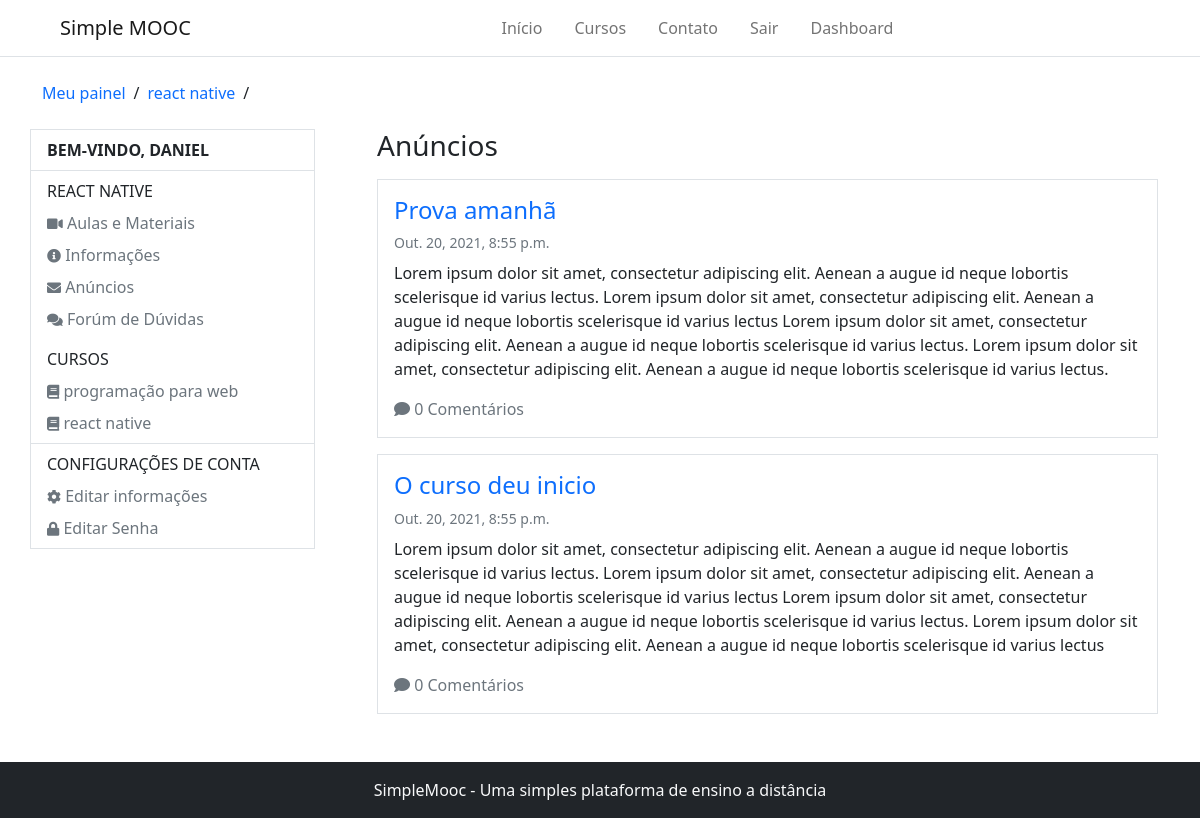
/accounts/course-adverts/react-native/ (signed in), run on the app's committed database.
### Courses/models.py (models this page shows, shortened)
class Course(models.Model):
    name_course = models.CharField(max_length=50, verbose_name='Nome do curso')
    slug_course = models.SlugField(verbose_name='Atalho', blank=True)
    description_course = models.CharField(max_length=255, verbose_name='Descrição do curso')
    about_course = models.TextField(verbose_name='Sobre o curso')
    image_course = models.ImageField(upload_to='course_img/%Y/%m/%d', verbose_name='Imagem', null=True, blank=True)
    created_at = models.DateTimeField(auto_now_add= True, verbose_name='Data de criação')
    update_at = models.DateTimeField(auto_now=True, verbose_name='Data de atualização')
    objects = CourseManager()
    def __str__(self):
        return self.name_course
    def course_adverts_url(self):
        return reverse('course-adverts', args=[self.slug_course])
    class Meta:
        verbose_name = 'curso'
        verbose_name_plural = 'cursos'

class subscribe(models.Model):
    STATUS_CHOICES = (
        (0, 'Análise'),
        (1, 'Aprovado'),
        (2, 'Cancelado'),
    )
    user = models.ForeignKey(settings.AUTH_USER_MODEL, on_delete=models.CASCADE, verbose_name='Usuário')
    course = models.ForeignKey(Course, on_delete=models.CASCADE, verbose_name='Curso')
    status = models.IntegerField(choices=STATUS_CHOICES, default=1, blank=True, verbose_name='Situação')
    created_at = models.DateTimeField(auto_now_add=True, verbose_name='Criado em')
    update_at = models.DateTimeField(auto_now=True, verbose_name='Atualizado em')
    def is_approved(self):
        return self.status == 1
    class Meta:
        verbose_name = 'Inscrição'
        verbose_name_plural = 'Inscrições'
        unique_together = (('user', 'course'),)

class Advert(models.Model):
    course = models.ForeignKey(Course, on_delete=models.CASCADE, verbose_name='Curso', related_name='Adverts')
    title = models.CharField(max_length=100, verbose_name='Título do anúncio')
    content = models.TextField(verbose_name='Conteúdo')
    created_at = models.DateTimeField(auto_now_add=True, verbose_name='Criado em')
    update_at = models.DateTimeField(auto_now=True, verbose_name='Atualizado em')
    class Meta:
        verbose_name = 'Anúncio'
        verbose_name_plural = 'Anúncios'

### Accounts/models.py (models this page shows, shortened)
class User(AbstractBaseUser, PermissionsMixin):
    username = models.CharField(max_length=50, verbose_name='Nome de usuário', unique=True,
        validators=[validators.RegexValidator(re.compile('^[\w.@+-]+$'),
        'O nome de usuário só pode conter letras números, ou os seguintes caracteres: @/./+/-/_',
        'invalid')]
    )
    email = models.EmailField(unique=True, verbose_name='E-mail')
    full_name = models.CharField(max_length=100, blank=True, verbose_name='Nome completo')
    is_active = models.BooleanField(blank=True, default=True, verbose_name='Está ativo?')
    is_staff = models.BooleanField(blank=True, default=False, verbose_name='Pertence a equipe?')
    date_joined = models.DateTimeField(auto_now_add=True, verbose_name='Data de entrada')
    objects = UserManager()
    USERNAME_FIELD = 'username'
    REQUIRED_FIELDS = ['email', 'full_name']
    def __str__(self):
        return self.username
    class Meta:
        verbose_name = 'Usuário'
        verbose_name_plural = 'Usuários'

### Accounts/views.py (the view)
# urls.py: path('course-adverts/<slug:slug>/', views.course_adverts,  name='course-adverts')
@login_required
def course_adverts(request, slug):
    course = get_object_or_404(Course, slug_course=slug)
    Subscriber = get_object_or_404(subscribe, user=request.user, course=course)
    adverts = course.Adverts.all()
    if not Subscriber.is_approved():
        messages.error(request, 'Sua inscrição está pendente')
        return redirect('dashboard')
    return render(request, 'registration/course-adverts.html', {'course': course, 'adverts': adverts})

### Courses/templatetags/courses_tags.py (called while the page is built)
@register.inclusion_tag('partials/_my_courses.html')
def user_courses(user):
    registrations = subscribe.objects.order_by('-id').filter(user=user)
    return {'registrations': registrations}

### Accounts/templates/registration/course-adverts.html
{% extends 'registration/dashboard.html' %}
{% block 'breadcrumbs' %}
    {{ block.super }}
    <li><a href="{{ course.course_adverts_url }}" class="text-decoration-none">{{ course }}</a></li>
    <li>/</li>
{% endblock %}
{% block 'dashboard-aside' %}
    <ul class="nav flex-column px-3 py-2">
        <p class="mb-0 text-uppercase">{{ course }}</p>
        <li class="nav-item">
            <a class="nav-link px-0 link-secondary pb-0" href="{% url 'edit_account' %}">
                <i class="fas fa-video" style="font-size: 14px"></i> Aulas e Materiais
            </a>
        </li>
        <li class="nav-item">
            <a class="nav-link px-0 link-secondary pb-0" href="{% url 'edit_password' %}">
                <i class="fas fa-info-circle" style="font-size: 14px"></i> Informações
            </a>
        </li>
        <li class="nav-item">
            <a class="nav-link px-0 link-secondary pb-0" href="{% url 'edit_password' %}">
                <i class="fas fa-envelope" style="font-size: 14px"></i> Anúncios
            </a>
        </li>
        <li class="nav-item">
            <a class="nav-link px-0 link-secondary pb-0" href="{% url 'edit_password' %}">
                <i class="fas fa-comments" style="font-size: 14px"></i> Forúm de Dúvidas
            </a>
        </li>
    </ul>
    {{ block.super }}
{% endblock %}
{% block 'dashboard-main' %}
    <h1 class="fs-3 mb-3">Anúncios</h1>
    <div class="d-flex flex-column gap-3">
        {% for advert in adverts %}
            <div class="border border-1 p-3">
                <h2 class="fs-4">
                    <a href="" class="text-decoration-none">{{ advert.title }}</a>
                </h2>
                <small class="text-muted d-block mb-2">{{ advert.created_at }}</small>
                <p>{{ advert.content }}</p>
                <i class="fas fa-comment text-secondary"></i>
                <a href="#" class="text-decoration-none text-muted">
                    {% with comments_count=advert.Comments.count %}
                        {{ comments_count }} Comentário{{ comments_count|pluralize }}
                    {% endwith %}
                </a>
            </div>
        {% endfor %}
    </div>
{% endblock %}

### Accounts/templates/registration/dashboard.html (shortened to what this page needs)
{% extends 'base.html' %}
{% load courses_tags %}
{% block 'content' %}
    {% include 'partials/_header.html' %}
    <div class="container">
        <ul class="d-flex align-items-center my-4 p-0 gap-2" style="list-style: none;">
            {% block 'breadcrumbs' %}
                <li><a href="{% url 'dashboard' %}" class="text-decoration-none">Meu painel</a></li>
                <li>/</li>
            {% endblock %}
        </ul>
        <div class="row mb-5">
            <div class="col-3 p-0 d-block border border-1" style="margin-right: 50px; height: max-content;">
                <p class="text-uppercase fw-bold px-3 py-2 m-0 border-bottom">bem-vindo, {{ user.username }}</p>
                {% block 'dashboard-aside' %}
                    <ul class="nav flex-column border-bottom px-3 py-2">
                        <p class="mb-0 text-uppercase">Cursos</p>
                        {% user_courses user %}
                    </ul>
                    <ul class="nav flex-column px-3 py-2">
                        <p class="mb-0 text-uppercase">Configurações de conta</p>
                        <li class="nav-item">
                            <a class="nav-link px-0 link-secondary pb-0" href="{% url 'edit_account' %}">
                                <i class="fas fa-cog" style="font-size: 14px"></i> Editar informações
                            </a>
                        </li>
                        <li class="nav-item">
                            <a class="nav-link px-0 link-secondary pb-0" href="{% url 'edit_password' %}">
                                <i class="fas fa-lock" style="font-size: 14px"></i> Editar Senha
                            </a>
                        </li>
                    </ul>
                {% endblock %}
            </div>
            <div class="col">
                {% block 'dashboard-main' %}{% endblock %}
            </div>
        </div>
    </div>
    {% include 'partials/_footer.html' %}
{% endblock %}

### templates/partials/_my_courses.html
{% for subscribe in registrations %}
    <li class="nav-item">
        <a class="nav-link px-0 link-secondary pb-0" aria-current="page" href="{{ subscribe.course.course_user_url }}">
            <i class="fas fa-book" style="font-size: 14px"></i> {{ subscribe.course }}
        </a>
    </li>
{% empty %}
    <p class="text-muted">Você não está escrito em nenhum curso</p>
{% endfor %}

### data on the page
Course: name_course "react native", name_course "REACT NATIVE"
User: username "DANIEL"
subscribe: course "programação para web"
subscribe: course "react native"
Advert: title "Prova amanhã", created_at "Out. 20, 2021, 8:55 p.m.", content "Lorem ipsum dolor sit amet, consectetur adipiscing elit. Aenean a augue id neque lobortis scelerisque id varius lectus. Lorem ipsum dolor sit amet, consectetur adipiscing elit. Aenean a augue id neque lobortis scelerisque id varius lectus Lorem ipsum dolor sit amet, consectetur adipiscing elit. Aenean a augue id neque lobortis scelerisque id varius lectus. Lorem ipsum dolor sit amet, consectetur adipiscing elit. Aenean a augue id neque lobortis scelerisque id varius lectus.", Comments.count "0"
Advert: title "O curso deu inicio", created_at "Out. 20, 2021, 8:55 p.m.", content "Lorem ipsum dolor sit amet, consectetur adipiscing elit. Aenean a augue id neque lobortis scelerisque id varius lectus. Lorem ipsum dolor sit amet, consectetur adipiscing elit. Aenean a augue id neque lobortis scelerisque id varius lectus Lorem ipsum dolor sit amet, consectetur adipiscing elit. Aenean a augue id neque lobortis scelerisque id varius lectus. Lorem ipsum dolor sit amet, consectetur adipiscing elit. Aenean a augue id neque lobortis scelerisque id varius lectus", Comments.count "0"
